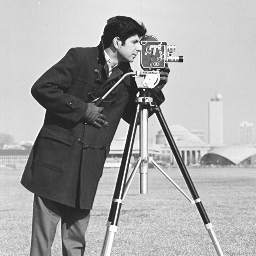
%> input picture 4.png, 256 x 256 px, given in place of 1.png, which was not available
$ octave HuMoments.m   (GNU Octave 9; MATLAB toolbox functions it lacks are replaced by stand-ins)
%> lines starting %> are read from the running program, lines starting %| are printed output that depends on the picture; pictures that were not available may be replaced by others from this repository, and a replacement may not be noted
### HUcomputemoments.m
function moments = HUcomputemoments(img)

[Row, Col] = size(img);
[x, y] = meshgrid(1:Col, 1:Row);

x = x(:);
y = y(:);
img = img(:);

moments.moment00 = sum(img);

if (moments.moment00 == 0)
    moments.moment00 = eps;
end

moments.moment10 = sum(x .* img);
moments.moment01 = sum(y .* img);
moments.moment11 = sum(x .* y .* img);
moments.moment20 = sum(x.^2 .* img);
moments.moment02 = sum(y.^2 .* img);
moments.moment30 = sum(x.^3 .* img);
moments.moment03 = sum(y.^3 .* img);
moments.moment12 = sum(x .* y.^2 .* img);
moments.moment21 = sum(x.^2 .* y .* img);
end

### HUeta.m
function etas = HUeta(moments)

xbar = moments.moment10 / moments.moment00;
ybar = moments.moment01 / moments.moment00;

etas.eta11 = (moments.moment11 - ybar*moments.moment10) / moments.moment00^2;
etas.eta20 = (moments.moment20 - xbar*moments.moment10) / moments.moment00^2;
etas.eta02 = (moments.moment02 - ybar*moments.moment01) / moments.moment00^2;
etas.eta30 = (moments.moment30 - 3 * xbar * moments.moment20 + 2 * xbar^2 * moments.moment10) / moments.moment00^2.5;
etas.eta03 = (moments.moment03 - 3 * ybar * moments.moment02 + 2 * ybar^2 * moments.moment01) / moments.moment00^2.5;
etas.eta21 = (moments.moment21 - 2 * xbar * moments.moment11 - ybar * moments.moment20 + ...
           2 * xbar^2 * moments.moment01) / moments.moment00^2.5;
etas.eta12 = (moments.moment12 - 2 * ybar * moments.moment11 - xbar * moments.moment02 + ...
           2 * ybar^2 * moments.moment10) / moments.moment00^2.5;

### HUinvariant.m
function out = HUinvariant(img)

img = double(img);
out = HUphi(HUeta(HUcomputemoments(img)));

end

### HUphi.m
function phis = HUphi(etas)

phis(1) = etas.eta20 + etas.eta02;
phis(2) = (etas.eta20 - etas.eta02)^2 + 4*etas.eta11^2;
phis(3) = (etas.eta30 - 3*etas.eta12)^2 + (3*etas.eta21 - etas.eta03)^2;
phis(4) = (etas.eta30 + etas.eta12)^2 + (etas.eta21 + etas.eta03)^2;
phis(5) = (etas.eta30 - 3*etas.eta12) * (etas.eta30 + etas.eta12) * ...
         ( (etas.eta30 + etas.eta12)^2 - 3*(etas.eta21 + etas.eta03)^2 ) + ...
         (3*etas.eta21 - etas.eta03) * (etas.eta21 + etas.eta03) * ...
         ( 3*(etas.eta30 + etas.eta12)^2 - (etas.eta21 + etas.eta03)^2 );
phis(6) = (etas.eta20 - etas.eta02) * ( (etas.eta30 + etas.eta12)^2 - ...
                                 (etas.eta21 + etas.eta03)^2 ) + ...
         4 * etas.eta11 * (etas.eta30 + etas.eta12) * (etas.eta21 + etas.eta03);
phis(7) = (3*etas.eta21 - etas.eta03) * (etas.eta30 + etas.eta12) * ...
         ( (etas.eta30 + etas.eta12)^2 - 3*(etas.eta21 + etas.eta03)^2 ) + ...
         (3*etas.eta12 - etas.eta30) * (etas.eta21 + etas.eta03) * ...
         ( 3*(etas.eta30 + etas.eta12)^2 - (etas.eta21 + etas.eta03)^2 );

### HuMoments.m
clc;
clear all;
close all;
% %---------------------------   Hu's Moment   ---------------------------- %

resim=input('Please enter number for desired object image\n 1:Duck\n 2:Tennis Ball\n 3:Candy Box\n 4:Cameraman\n 5:Butterfly\n 6:Planes\n');
%> the answer given: 1
img = imread(sprintf('%d.png',resim));
%> img is the input picture: size 256x256 uint8; min 22, max 255, mean 166.9
[row,col,channel]=size(img);
%> row = 256; col = 256; channel = 1

if channel==3
    img=double(rgb2gray(img));
else
    img=double(img);
%> img: size 256x256 double
end

figure (1)
imshow(uint8(img)), title('Original Image')
set(gcf, 'Units', 'Normalized', 'OuterPosition', [0 0 1 1]);
R300d=imrotate(img,300);
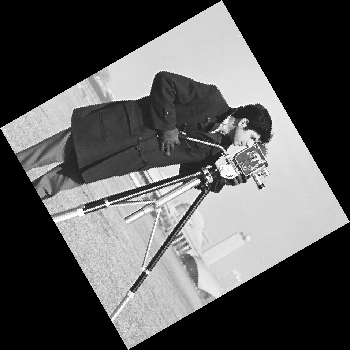
%> R300d: size 350x350 double; min 0, max 255, mean 89.3
R240d=imrotate(img,240);
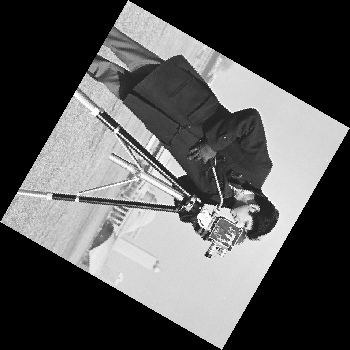
%> R240d: size 350x350 double; min 0, max 255, mean 89.3; mean of the top-left, top-right, bottom-left and bottom-right quarters 82.1, 76.5, 104.2, 94.3
R180d=imrotate(img,180);
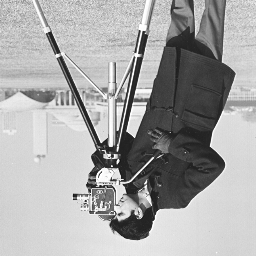
%> R180d: size 256x256 double; min 22, max 255, mean 166.9; mean of the top-left, top-right, bottom-left and bottom-right quarters 190.2, 132, 195.6, 149.9
R120d=imrotate(img,120);
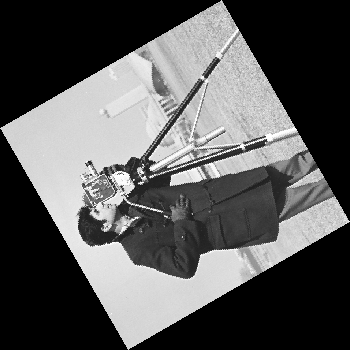
%> R120d: size 350x350 double; min 0, max 255, mean 89.3; mean of the top-left, top-right, bottom-left and bottom-right quarters 107.2, 97.1, 85.7, 67.3
R60d=imrotate(img,60);
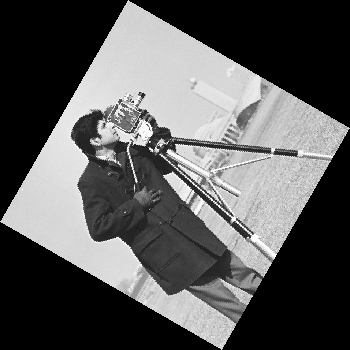
%> R60d: size 350x350 double; min 0, max 255, mean 89.3; mean of the top-left, top-right, bottom-left and bottom-right quarters 94.3, 104.2, 76.5, 82.1

figure (2)
subplot(2,3,1), imshow(uint8(img)), title('Original Image');
subplot(2,3,2), imshow(uint8(R60d)), title('60 degrees rotated image');
subplot(2,3,3), imshow(uint8(R120d)), title('120 degrees rotated image');
subplot(2,3,4), imshow(uint8(R180d)), title('180 degrees rotated image');
subplot(2,3,5), imshow(uint8(R240d)), title('240 degrees rotated image');
subplot(2,3,6), imshow(uint8(R300d)), title('300 degrees rotated image');
set(gcf, 'Units', 'Normalized', 'OuterPosition', [0 0 1 1]);

original_moment=HUinvariant(img);        Tr_original_moment=original_moment';
%> in HUcomputemoments, `moments.moment00 = sum(img);`: moments.moment00 = 10940720
%> in HUcomputemoments, `moments.moment10 = sum(x .* img);`: moments.moment10 = 1499027488
%> in HUcomputemoments, `moments.moment01 = sum(y .* img);`: moments.moment01 = 1365715016
%> in HUcomputemoments, `moments.moment11 = sum(x .* y .* img);`: moments.moment11 = 189091810715
%> in HUcomputemoments, `moments.moment20 = sum(x.^2 .* img);`: moments.moment20 = 271017673338
%> in HUcomputemoments, `moments.moment02 = sum(y.^2 .* img);`: moments.moment02 = 236106097254
%> in HUcomputemoments, `moments.moment30 = sum(x.^3 .* img);`: moments.moment30 = 5.38e+13
%> in HUcomputemoments, `moments.moment03 = sum(y.^3 .* img);`: moments.moment03 = 4.61e+13
%> in HUcomputemoments, `moments.moment12 = sum(x .* y.^2 .* img);`: moments.moment12 = 3.26e+13
%> in HUcomputemoments, `moments.moment21 = sum(x.^2 .* y .* img);`: moments.moment21 = 3.42e+13
%> in HUeta, `xbar = moments.moment10 / moments.moment00;`: xbar = 137
%> in HUeta, `ybar = moments.moment01 / moments.moment00;`: ybar = 124.8
%> in HUeta, `etas.eta11 = (moments.moment11 - ybar*moments.moment10) / moments.mome..`: etas.eta11 = 1.65e-05
%> in HUeta, `etas.eta20 = (moments.moment20 - xbar*moments.moment10) / moments.mome..`: etas.eta20 = 0.000548
%> in HUeta, `etas.eta30 = (moments.moment30 - 3 * xbar * moments.moment20 + 2 * xba..`: etas.eta30 = -3.21e-06
%> in HUeta, `etas.eta03 = (moments.moment03 - 3 * ybar * moments.moment02 + 2 * yba..`: etas.eta03 = 7.04e-07
%> in HUeta, `etas.eta21 = (moments.moment21 - 2 * xbar * moments.moment11 - ybar * ..`: etas.eta21 = -3.92e-07
%> in HUeta, `etas.eta12 = (moments.moment12 - 2 * ybar * moments.moment11 - xbar * ..`: etas.eta12 = -6.93e-07
%> in HUinvariant, `out = HUphi(HUeta(HUcomputemoments(img)));`: out = [0.0011 1.08e-09 4.82e-12 1.54e-11 3.97e-23 -7.95e-17 1.26e-22]
%> after `original_moment=HUinvariant(img)`: original_moment has the same summary as out in HUinvariant
%> after `Tr_original_moment=original_moment'`: Tr_original_moment = [0.0011; 1.08e-09; 4.82e-12; 1.54e-11; 3.97e-23; -7.95e-17; 1.26e-22]
R60d_moment    = HUinvariant(R60d);      Tr_R60d_moment=R60d_moment' ;
%> after `R60d_moment = HUinvariant(R60d)`: R60d_moment = [0.0011 1.07e-09 4.83e-12 1.54e-11 3.97e-23 -7.9e-17 1.27e-22]
%> after `Tr_R60d_moment=R60d_moment'`: Tr_R60d_moment = [0.0011; 1.07e-09; 4.83e-12; 1.54e-11; 3.97e-23; -7.9e-17; 1.27e-22]
R120d_moment   = HUinvariant(R120d);     Tr_R120d_moment=R120d_moment';
%> after `R120d_moment = HUinvariant(R120d)`: R120d_moment = [0.0011 1.08e-09 4.83e-12 1.53e-11 3.9e-23 -7.91e-17 1.26e-22]
%> after `Tr_R120d_moment=R120d_moment'`: Tr_R120d_moment = [0.0011; 1.08e-09; 4.83e-12; 1.53e-11; 3.9e-23; -7.91e-17; 1.26e-22]
R180d_moment   = HUinvariant(R180d);     Tr_R180d_moment=R180d_moment';
%> after `R180d_moment = HUinvariant(R180d)`: R180d_moment has the same summary as out in HUinvariant
%> after `Tr_R180d_moment=R180d_moment'`: Tr_R180d_moment has the same summary as Tr_original_moment
R240d_moment   = HUinvariant(R240d);     Tr_R240d_moment=R240d_moment';
%> after `R240d_moment = HUinvariant(R240d)`: R240d_moment has the same summary as R60d_moment
%> after `Tr_R240d_moment=R240d_moment'`: Tr_R240d_moment has the same summary as Tr_R60d_moment
R300d_moment   = HUinvariant(R300d);     Tr_R300d_moment=R300d_moment';
%> after `R300d_moment = HUinvariant(R300d)`: R300d_moment has the same summary as R120d_moment
%> after `Tr_R300d_moment=R300d_moment'`: Tr_R300d_moment has the same summary as Tr_R120d_moment

MOM=table(Tr_original_moment,Tr_R60d_moment,Tr_R120d_moment,Tr_R180d_moment,Tr_R240d_moment,Tr_R300d_moment);
%> MOM = 7 items; Tr_original_moment, Tr_R60d_moment, Tr_R120d_moment, Tr_R180d_moment and Tr_R240d_moment: 0.0011 0.0011 0.0011 0.0011 0.0011, 1.08e-09 1.07e-09 1.08e-09 1.08e-09 1.07e-09, 4.82e-12 4.83e-12 4.83e-12 4.82e-12 4.83e-12, 1.54e-11 1.54e-11 1.53e-11 1.54e-11 1.54e-11, 3.97e-23 3.97e-23 3.9e-23 3.97e-23 3.97e-23, -7.95e-17 -7.9e-17 -7.91e-17 -7.95e-17 -7.9e-17, 1.26e-22 1.27e-22 1.26e-22 1.26e-22 1.27e-22

% Normalizing meaningless values

N_original_moment=-sign(original_moment).*log10(abs(original_moment));
%> N_original_moment = [2.96 8.97 11.32 10.81 22.4 -16.1 21.9]
N_R60d_moment    =-sign(R60d_moment)    .*log10(abs(R60d_moment)    );
%> N_R60d_moment = [2.96 8.97 11.32 10.81 22.4 -16.1 21.9]
N_R120d_moment   =-sign(R120d_moment)   .*log10(abs(R120d_moment)   );
%> N_R120d_moment = [2.96 8.97 11.32 10.81 22.41 -16.1 21.9]
N_R180d_moment   =-sign(R180d_moment)   .*log10(abs(R180d_moment)   );
%> N_R180d_moment = [2.96 8.97 11.32 10.81 22.4 -16.1 21.9]
N_R240d_moment   =-sign(R240d_moment)   .*log10(abs(R240d_moment)   );
%> N_R240d_moment = [2.96 8.97 11.32 10.81 22.4 -16.1 21.9]
N_R300d_moment   =-sign(R300d_moment)   .*log10(abs(R300d_moment)   );
%> N_R300d_moment = [2.96 8.97 11.32 10.81 22.41 -16.1 21.9]

Tr_N_original_moment=N_original_moment';
%> Tr_N_original_moment = [2.96; 8.97; 11.32; 10.81; 22.4; -16.1; 21.9]
Tr_N_R60d_moment=N_R60d_moment';
%> Tr_N_R60d_moment = [2.96; 8.97; 11.32; 10.81; 22.4; -16.1; 21.9]
Tr_N_R120d_moment=N_R120d_moment';
%> Tr_N_R120d_moment = [2.96; 8.97; 11.32; 10.81; 22.41; -16.1; 21.9]
Tr_N_R180d_moment=N_R180d_moment';
%> Tr_N_R180d_moment = [2.96; 8.97; 11.32; 10.81; 22.4; -16.1; 21.9]
Tr_N_R240d_moment=N_R240d_moment';
%> Tr_N_R240d_moment = [2.96; 8.97; 11.32; 10.81; 22.4; -16.1; 21.9]
Tr_N_R300d_moment=N_R300d_moment';
%> Tr_N_R300d_moment = [2.96; 8.97; 11.32; 10.81; 22.41; -16.1; 21.9]

NormalizedMoments=table(Tr_N_original_moment,Tr_N_R60d_moment,Tr_N_R120d_moment,Tr_N_R180d_moment,Tr_N_R240d_moment,Tr_N_R300d_moment);
%> NormalizedMoments = 7 items; Tr_N_original_moment, Tr_N_R60d_moment, Tr_N_R120d_moment, Tr_N_R180d_moment and Tr_N_R240d_moment: 2.96 2.96 2.96 2.96 2.96, 8.97 8.97 8.97 8.97 8.97, 11.32 11.32 11.32 11.32 11.32, 10.81 10.81 10.81 10.81 10.81, 22.4 22.4 22.41 22.4 22.4, -16.1 -16.1 -16.1 -16.1 -16.1, 21.9 21.9 21.9 21.9 21.9
NormalizedMomentsArray(:,1)=Tr_N_original_moment;
NormalizedMomentsArray(:,2)=Tr_N_R60d_moment;
NormalizedMomentsArray(:,3)=Tr_N_R120d_moment;
NormalizedMomentsArray(:,4)=Tr_N_R180d_moment;
NormalizedMomentsArray(:,5)=Tr_N_R240d_moment;
NormalizedMomentsArray(:,6)=Tr_N_R300d_moment;
